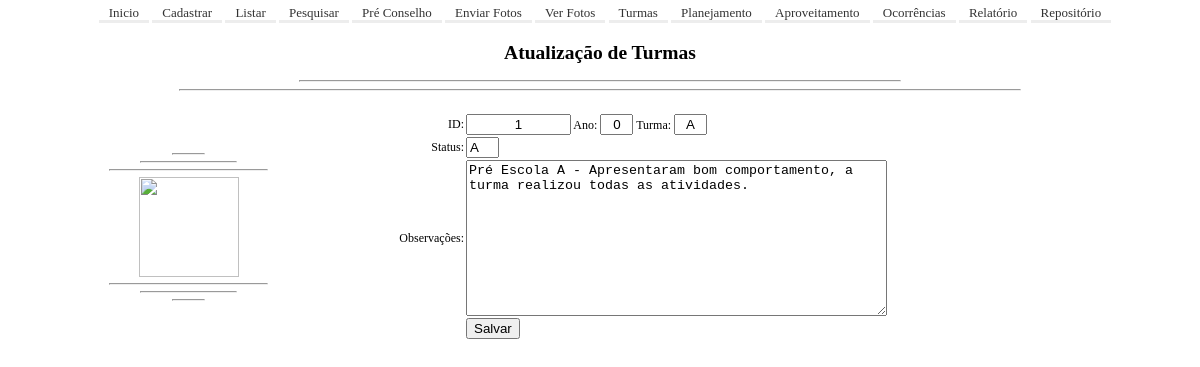
/SGE/editarTurma.php?ID=1, run on the app's committed database.
### tables this page shows
CREATE TABLE `tb_turma` (
  `ID` int(2) NOT NULL,
  `ano` int(1) NOT NULL,
  `turma` varchar(1) NOT NULL,
  `status` varchar(1) NOT NULL,
  `obs` varchar(999) NOT NULL
);

### SGE/editarTurma.php (the view, shortened to what this page needs)
<?php
include './conexao.php';
include './conf.php';
if($_SERVER['REQUEST_METHOD']=='GET') {
	if(isset($_GET['ID'])){
		$ID = $_GET['ID'];
		$sql = "select * from tb_turma where ID = $ID";
		$result = mysqli_query($connection, $sql);
   	while($row = mysqli_fetch_array($result,MYSQLI_ASSOC)) {
      	$ID = $row['ID'];
      	$ano = $row['ano'];
      	$turma = $row['turma'];
		$status = $row['status'];
		$obs = $row['obs'];
		}
	}
echo
	'<html>
	<head>
	<title>Atualização de Turmas</title>
	</head>
	<body>
		<div align="center"><h2>Atualização de Turmas</h2><hr width="50%"><hr width="70%"></div>
			<form method="POST" action="?id=18" onchange="form.submit()">
				<div align="center">
					<br><table border="0">
						<tr>
							<td rowspan="7" align="center" width="315"><hr width="10%"><hr width="30%"><hr width="50%">
							<img src="../uploads/logoNew.png" width="100">
								<hr width="50%">
								<hr width="30%">
								<hr width="10%">
							</td>
						</tr>
						<tr>
							<td align="right" width="116" >ID:
							</td>
							<td>
								<input style="text-align:center" type="text" size="10" name="textID" value="'.$ID.'"> Ano:
								<input style="text-align:center" type="text" size="1" name="textAno" value="'.$ano.'"> Turma:
								<input style="text-align:center" type="text" size="1" name="textTurma" value="'.$turma.'">
							</td>
						</tr>
						<tr>
							<td align="right" width="116" >Status:
							</td>
							<td>
								<input type="text" size="1" name="textStatus" value="'.$status.'">
							</td>
						</tr>
						<tr>
							<td align="right" width="116" >Observações:</td>
							<td>
								<textarea rows="10" name="textObs" cols="50">'.$obs.'</textarea>
							</td>
						</tr>
						<tr>
							<td align="center" valign="top" >
								&nbsp;</td>
							<td valign="top">
								<input type="submit" value="Salvar" name="btnSalvar"</center></td>
						</tr>
					</table>
					</div>
		</form>
	</body>
</html>
';
}
?>

### SGE/main.css (style rules this page uses)
html, body { min-height: 100%; height: 100%; }
body { font-family: monospace; font: 80% Tahoma; margin: 0; padding: 0; font-size: 13px; }
table { border-collapse: collapse; width: 95%; margin: 0; padding: 0; font-size: 12px; overflow: hidden; }

### data on the page
tb_turma: textID "1", textAno "0", textTurma "A", textStatus "A", textObs "Pré Escola A - Apresentaram bom comportamento, a turma realizou todas as atividades."
